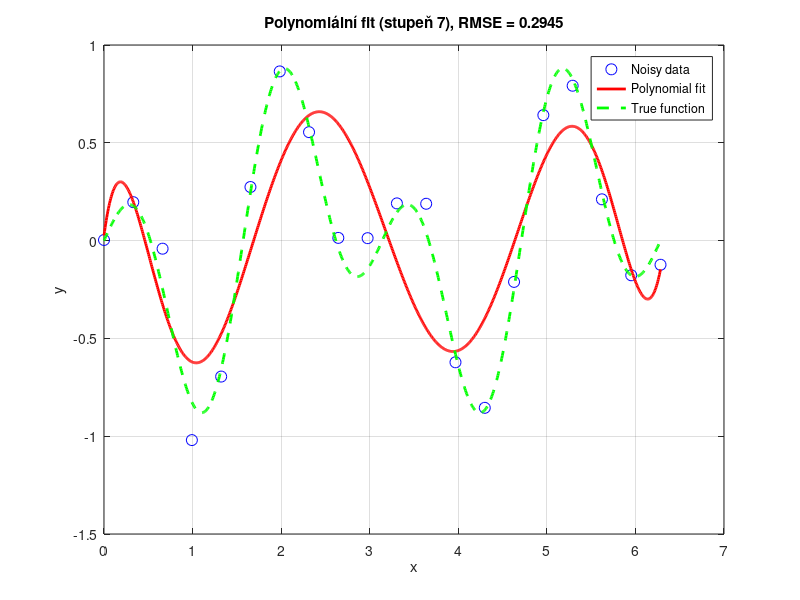

The MATLAB source for this figure:
% 1. Definice cílové funkce
f = @(x) sin(x) .* cos(3 * x);

% 2. Generování dat
n = 20;        
x = linspace(0, 2*pi, n)';
y_true = f(x);
noise = 0.1 * randn(size(x));         % Náhodný šum
y = y_true + noise;                   % Šumová data

% 3. Aproximace pomocí polynomu
degree = 7; 
p = polyfit(x, y, degree);
x_dense = linspace(0, 2*pi, 1000)';
y_fit = polyval(p, x_dense);
y_true_dense = f(x_dense);            % Skutečná hodnota pro srovnání

% 4. Vyhodnocení výsledku
rmse = sqrt(mean((polyval(p, x) - y_true).^2));  % RMSE na trénovacích bodech
fprintf('RMSE pro polynom stupně %d: %.4f\n', degree, rmse);

% 5. Vykreslení výsledků
figure;
plot(x, y, 'bo', 'MarkerSize', 8, 'DisplayName', 'Noisy data'); hold on;
plot(x_dense, y_fit, 'r-', 'LineWidth', 2, 'DisplayName', 'Polynomial fit');
plot(x_dense, y_true_dense, 'g--', 'LineWidth', 2, 'DisplayName', 'True function');
legend('Location', 'best');
xlabel('x'); ylabel('y');
title(sprintf('Polynomiální fit (stupeň %d), RMSE = %.4f', degree, rmse));
grid on;
